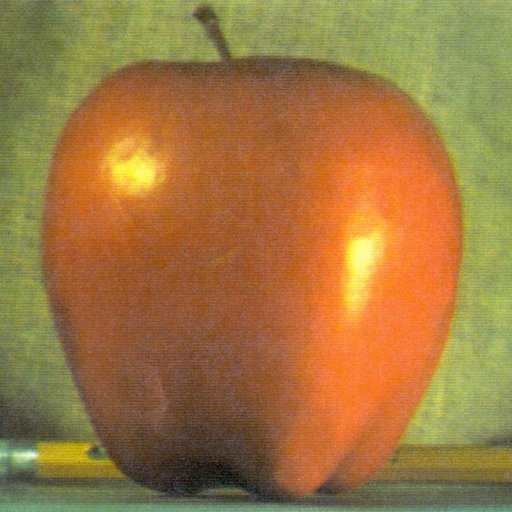
//> input picture source/pingguo.jpg, 512 x 512 px
$ ./main   (built with g++ and OpenCV 4)
//> lines starting //> are read from the running program, lines starting //| are printed output that depends on the picture
#include <iostream>
#include<opencv4/opencv2/core/core.hpp>
#include<opencv4/opencv2/highgui.hpp>
#include<opencv4/opencv2/opencv.hpp>
using namespace std;
using namespace cv;

void drawLine(Mat &img, vector<Vec2f> lines, double rows, double cols, Scalar scalar, int n)
{
    Point p1, p2;
    for(size_t i = 0; i < lines.size(); i++)
    {
        float rho = lines[i][0]; //直线与坐标原点的距离
        float theta = lines[i][1]; //直线与坐标原点的垂线与x轴的夹角
        double a = cos(theta); //夹角的余弦
        double b = sin(theta); // 夹角的正弦
        double x0 = a*rho, y0 = b*rho; //直线与过坐标原点的垂线的交点
        double length = max(rows,cols); //图像高宽的最大值
        //计算直线上的一点
        p1.x = cvRound(x0 + length * (-b) );
        p1.y = cvRound(y0 + length * (a) );
        //计算直线上的另一点
        p2.x = cvRound(x0 + length * (-b) );
        p2.y = cvRound(y0 + length * (a) );
        //两点绘制一条直线
        std::cout << "p1: " << p1 << "p2: " << p2 << std::endl;
        line(img, p1, p2, scalar, n);
        imshow("drawLine", img);
    }
}

int main() {
    Mat img = imread("../../source/pingguo.jpg",IMREAD_GRAYSCALE);
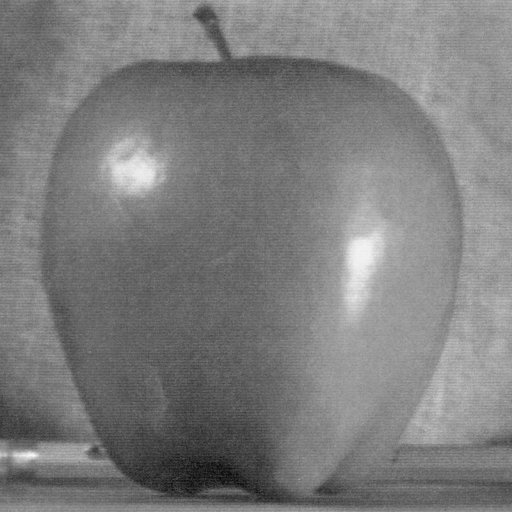
//> img: 512 rows x 512 cols, CV_8UC1; min 7, max 250, mean 125.2
    imshow("img",img);

    //边缘检测
    Mat edge;
    Canny(img,edge,80,160,3,false);
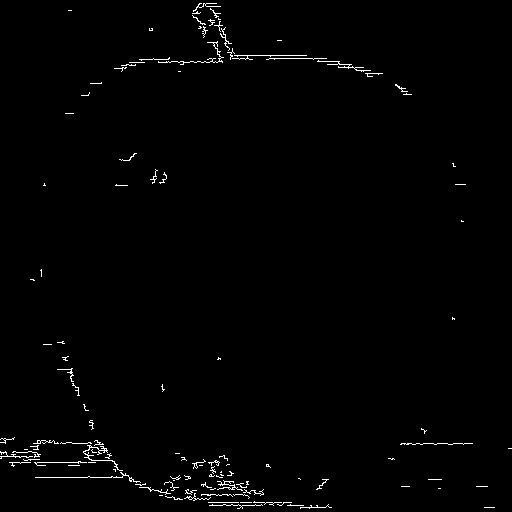
//> edge: 512 rows x 512 cols, CV_8UC1; 1.1% white in thin lines or dots
    imshow("edge",edge);

    //用不同累加器检测直线
    vector<Vec2f> line1;
    HoughLines(edge, line1, 1, CV_PI / 180, 50, 0, 0 );
//> line1 = 53 lines (rho, theta), first 12: [462, 1.57], [477, 1.57], [443, 1.57], [58, 1.57], [502, 1.57], [55, 1.57], [68, 1.54], [505, 1.57], [461, 1.59], [465, 1.52], [445, 1.75], [478, 1.55]
    //            单通道二值图像   直线系数    分辨率         分辨率             阈值     标准霍夫变换

    for (const auto& l: line1) {
        std::cout << l << ", ";
    }
//> this loop made 53 passes
//| [462, 1.5708], [477, 1.5708], [443, 1.5708], [58, 1.5708], [502, 1.5708], [55, 1.5708], [68, 1.53589], [505, 1.5708],
//> (output is shown up to pass 8 of 53)
    std::cout << "\n";


    //在原图中绘制直线
    Mat img1;
    img.copyTo(img1);
    drawLine(img1, line1, edge.rows, edge.cols, Scalar(255), 2);
//> the loop in drawLine, `for(size_t i = 0; i < lines.size(); i++)` made 53 passes
//> (rho, theta, a, b, x0, y0) on passes 1 to 12: (462, 1.57, -4.37e-08, 1, -2.02e-05, 462), (477, 1.57, -4.37e-08, 1, -2.09e-05, 477), (443, 1.57, -4.37e-08, 1, -1.94e-05, 443), (58, 1.57, -4.37e-08, 1, -2.54e-06, 58), (502, 1.57, -4.37e-08, 1, -2.19e-05, 502), (55, 1.57, -4.37e-08, 1, -2.4e-06, 55), (68, 1.54, 0.0349, 0.999, 2.37, 67.96), (505, 1.57, -4.37e-08, 1, -2.21e-05, 505), (461, 1.59, -0.0175, 1, -8.05, 460.9), (465, 1.52, 0.0523, 0.999, 24.34, 464.4), (445, 1.75, -0.174, 0.985, -77.27, 438.2), (478, 1.55, 0.0175, 1, 8.34, 477.9)
//| p1: [-512, 462]p2: [-512, 462]
//| p1: [-512, 477]p2: [-512, 477]
//| p1: [-512, 443]p2: [-512, 443]
//| p1: [-512, 58]p2: [-512, 58]
//| p1: [-512, 502]p2: [-512, 502]
//| p1: [-512, 55]p2: [-512, 55]
//| p1: [-509, 86]p2: [-509, 86]
//| p1: [-512, 505]p2: [-512, 505]
//> (output is shown up to pass 8 of 53)

    waitKey(0);
    return 0;
}
